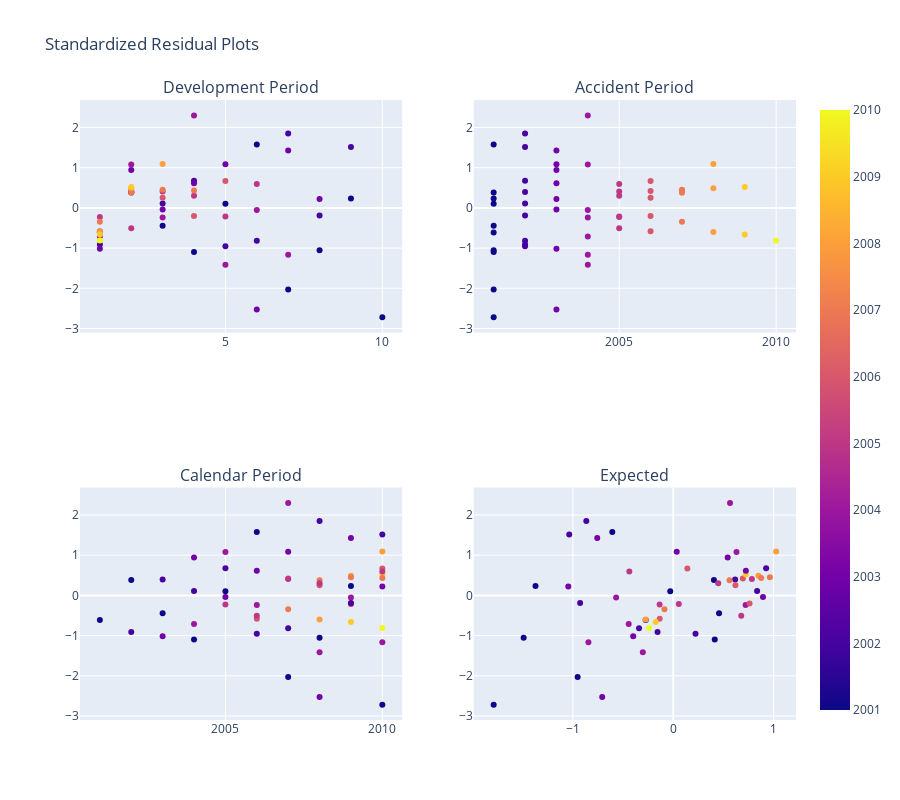

Source (notebook cell):
### Code cell
rky.icrfs.ResidualPlot(color_col='acc')
